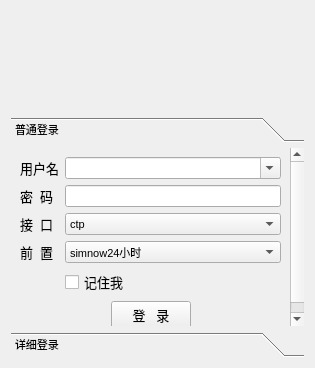
<?xml version="1.0" encoding="UTF-8"?>
<ui version="4.0">
 <class>SignIn</class>
 <widget class="QWidget" name="SignIn">
  <property name="enabled">
   <bool>true</bool>
  </property>
  <property name="geometry">
   <rect>
    <x>0</x>
    <y>0</y>
    <width>315</width>
    <height>368</height>
   </rect>
  </property>
  <property name="minimumSize">
   <size>
    <width>315</width>
    <height>368</height>
   </size>
  </property>
  <property name="maximumSize">
   <size>
    <width>16777215</width>
    <height>16777215</height>
   </size>
  </property>
  <property name="windowTitle">
   <string>Form</string>
  </property>
  <property name="windowIcon">
   <iconset resource="../resource/mainwindow.qrc">
    <normaloff>:/menu/images/bee_temp_grey.png</normaloff>:/menu/images/bee_temp_grey.png</iconset>
  </property>
  <property name="autoFillBackground">
   <bool>false</bool>
  </property>
  <layout class="QVBoxLayout" name="verticalLayout_3" stretch="0,0">
   <item>
    <widget class="QLabel" name="label">
     <property name="minimumSize">
      <size>
       <width>0</width>
       <height>100</height>
      </size>
     </property>
     <property name="layoutDirection">
      <enum>Qt::LeftToRight</enum>
     </property>
     <property name="styleSheet">
      <string notr="true">image: url(:/menu/images/bee_temp_grey.png);</string>
     </property>
     <property name="text">
      <string/>
     </property>
    </widget>
   </item>
   <item>
    <widget class="QToolBox" name="login_tab">
     <property name="sizePolicy">
      <sizepolicy hsizetype="Expanding" vsizetype="Expanding">
       <horstretch>100</horstretch>
       <verstretch>100</verstretch>
      </sizepolicy>
     </property>
     <property name="font">
      <font>
       <pointsize>8</pointsize>
      </font>
     </property>
     <property name="styleSheet">
      <string notr="true"/>
     </property>
     <widget class="QWidget" name="login_tabPage1" native="true">
      <attribute name="label">
       <string>普通登录</string>
      </attribute>
      <layout class="QGridLayout" name="gridLayout" rowstretch="0,2,0,0,0,0,0">
       <item row="1" column="0">
        <widget class="QLabel" name="label_2">
         <property name="font">
          <font>
           <pointsize>10</pointsize>
           <weight>50</weight>
           <bold>false</bold>
          </font>
         </property>
         <property name="text">
          <string>用户名</string>
         </property>
        </widget>
       </item>
       <item row="1" column="1">
        <widget class="QComboBox" name="userid_sim">
         <property name="font">
          <font>
           <pointsize>8</pointsize>
          </font>
         </property>
         <property name="mouseTracking">
          <bool>false</bool>
         </property>
         <property name="focusPolicy">
          <enum>Qt::WheelFocus</enum>
         </property>
         <property name="editable">
          <bool>true</bool>
         </property>
        </widget>
       </item>
       <item row="2" column="0">
        <widget class="QLabel" name="label_3">
         <property name="font">
          <font>
           <pointsize>10</pointsize>
           <weight>50</weight>
           <bold>false</bold>
          </font>
         </property>
         <property name="text">
          <string>密  码</string>
         </property>
        </widget>
       </item>
       <item row="2" column="1">
        <widget class="QLineEdit" name="password_sim">
         <property name="font">
          <font>
           <pointsize>8</pointsize>
          </font>
         </property>
         <property name="echoMode">
          <enum>QLineEdit::Password</enum>
         </property>
        </widget>
       </item>
       <item row="3" column="0">
        <widget class="QLabel" name="label_4">
         <property name="font">
          <font>
           <pointsize>10</pointsize>
           <weight>50</weight>
           <bold>false</bold>
          </font>
         </property>
         <property name="text">
          <string>接  口</string>
         </property>
        </widget>
       </item>
       <item row="3" column="1">
        <widget class="QComboBox" name="interface_sim">
         <property name="minimumSize">
          <size>
           <width>0</width>
           <height>0</height>
          </size>
         </property>
         <property name="maximumSize">
          <size>
           <width>16777215</width>
           <height>16777215</height>
          </size>
         </property>
         <property name="font">
          <font>
           <family>Arial</family>
           <pointsize>8</pointsize>
           <weight>50</weight>
           <bold>false</bold>
          </font>
         </property>
         <item>
          <property name="text">
           <string>ctp</string>
          </property>
         </item>
         <item>
          <property name="text">
           <string>ctp_se</string>
          </property>
         </item>
        </widget>
       </item>
       <item row="4" column="0">
        <widget class="QLabel" name="label_5">
         <property name="font">
          <font>
           <pointsize>10</pointsize>
           <weight>50</weight>
           <bold>false</bold>
          </font>
         </property>
         <property name="text">
          <string>前  置</string>
         </property>
        </widget>
       </item>
       <item row="4" column="1">
        <widget class="QComboBox" name="other">
         <property name="maximumSize">
          <size>
           <width>16777215</width>
           <height>16777215</height>
          </size>
         </property>
         <property name="font">
          <font>
           <family>Arial</family>
           <pointsize>8</pointsize>
           <weight>50</weight>
           <bold>false</bold>
          </font>
         </property>
         <item>
          <property name="text">
           <string>simnow24小时</string>
          </property>
         </item>
         <item>
          <property name="text">
           <string>simnow移动</string>
          </property>
         </item>
        </widget>
       </item>
       <item row="5" column="1">
        <layout class="QHBoxLayout" name="horizontalLayout_4">
         <item>
          <widget class="QCheckBox" name="remember_me_sim">
           <property name="font">
            <font>
             <pointsize>10</pointsize>
            </font>
           </property>
           <property name="text">
            <string>记住我</string>
           </property>
          </widget>
         </item>
        </layout>
       </item>
       <item row="6" column="0" colspan="2">
        <layout class="QHBoxLayout" name="horizontalLayout_2">
         <item>
          <spacer name="horizontalSpacer">
           <property name="orientation">
            <enum>Qt::Horizontal</enum>
           </property>
           <property name="sizeHint" stdset="0">
            <size>
             <width>40</width>
             <height>20</height>
            </size>
           </property>
          </spacer>
         </item>
         <item>
          <widget class="QPushButton" name="sign_in_btn_sim">
           <property name="enabled">
            <bool>true</bool>
           </property>
           <property name="maximumSize">
            <size>
             <width>16777215</width>
             <height>16777215</height>
            </size>
           </property>
           <property name="font">
            <font>
             <family>Arial</family>
             <pointsize>10</pointsize>
             <weight>50</weight>
             <bold>false</bold>
            </font>
           </property>
           <property name="text">
            <string>登   录</string>
           </property>
           <property name="checkable">
            <bool>false</bool>
           </property>
           <property name="checked">
            <bool>false</bool>
           </property>
           <property name="flat">
            <bool>false</bool>
           </property>
          </widget>
         </item>
         <item>
          <spacer name="horizontalSpacer_2">
           <property name="orientation">
            <enum>Qt::Horizontal</enum>
           </property>
           <property name="sizeHint" stdset="0">
            <size>
             <width>40</width>
             <height>20</height>
            </size>
           </property>
          </spacer>
         </item>
        </layout>
       </item>
      </layout>
      <zorder>label_2</zorder>
      <zorder>label_3</zorder>
      <zorder>label_4</zorder>
      <zorder>interface_sim</zorder>
      <zorder>label_5</zorder>
      <zorder>other</zorder>
      <zorder>userid_sim</zorder>
      <zorder>password_sim</zorder>
      <zorder></zorder>
     </widget>
     <widget class="QWidget" name="login_tabPage2" native="true">
      <attribute name="label">
       <string>详细登录</string>
      </attribute>
      <layout class="QGridLayout" name="gridLayout_2">
       <item row="0" column="0">
        <widget class="QLabel" name="label_6">
         <property name="font">
          <font>
           <pointsize>10</pointsize>
           <weight>50</weight>
           <bold>false</bold>
          </font>
         </property>
         <property name="text">
          <string>用户名</string>
         </property>
        </widget>
       </item>
       <item row="0" column="1">
        <widget class="QComboBox" name="userid">
         <property name="font">
          <font>
           <pointsize>8</pointsize>
          </font>
         </property>
         <property name="editable">
          <bool>true</bool>
         </property>
        </widget>
       </item>
       <item row="1" column="0">
        <widget class="QLabel" name="label_7">
         <property name="font">
          <font>
           <pointsize>10</pointsize>
           <weight>50</weight>
           <bold>false</bold>
          </font>
         </property>
         <property name="text">
          <string>密码</string>
         </property>
        </widget>
       </item>
       <item row="1" column="1">
        <widget class="QLineEdit" name="password">
         <property name="enabled">
          <bool>true</bool>
         </property>
         <property name="maximumSize">
          <size>
           <width>16777215</width>
           <height>16777215</height>
          </size>
         </property>
         <property name="font">
          <font>
           <family>Arial</family>
           <pointsize>8</pointsize>
           <weight>50</weight>
           <bold>false</bold>
          </font>
         </property>
         <property name="echoMode">
          <enum>QLineEdit::Password</enum>
         </property>
         <property name="placeholderText">
          <string/>
         </property>
        </widget>
       </item>
       <item row="2" column="0">
        <widget class="QLabel" name="label_8">
         <property name="font">
          <font>
           <pointsize>10</pointsize>
           <weight>50</weight>
           <bold>false</bold>
          </font>
         </property>
         <property name="text">
          <string>期货公司编码</string>
         </property>
        </widget>
       </item>
       <item row="2" column="1">
        <widget class="QComboBox" name="brokerid">
         <property name="font">
          <font>
           <pointsize>8</pointsize>
          </font>
         </property>
         <property name="editable">
          <bool>true</bool>
         </property>
        </widget>
       </item>
       <item row="3" column="0">
        <widget class="QLabel" name="label_9">
         <property name="font">
          <font>
           <pointsize>10</pointsize>
           <weight>50</weight>
           <bold>false</bold>
          </font>
         </property>
         <property name="text">
          <string>认证码</string>
         </property>
        </widget>
       </item>
       <item row="3" column="1">
        <widget class="QComboBox" name="auth_code">
         <property name="font">
          <font>
           <pointsize>8</pointsize>
          </font>
         </property>
         <property name="editable">
          <bool>true</bool>
         </property>
        </widget>
       </item>
       <item row="4" column="0">
        <widget class="QLabel" name="label_10">
         <property name="font">
          <font>
           <pointsize>10</pointsize>
           <weight>50</weight>
           <bold>false</bold>
          </font>
         </property>
         <property name="text">
          <string>产品名称</string>
         </property>
        </widget>
       </item>
       <item row="4" column="1">
        <widget class="QComboBox" name="appid">
         <property name="font">
          <font>
           <pointsize>8</pointsize>
          </font>
         </property>
         <property name="editable">
          <bool>true</bool>
         </property>
        </widget>
       </item>
       <item row="5" column="0">
        <widget class="QLabel" name="label_11">
         <property name="font">
          <font>
           <pointsize>10</pointsize>
           <weight>50</weight>
           <bold>false</bold>
          </font>
         </property>
         <property name="text">
          <string>交易前置</string>
         </property>
        </widget>
       </item>
       <item row="5" column="1">
        <widget class="QComboBox" name="td_address">
         <property name="font">
          <font>
           <pointsize>8</pointsize>
          </font>
         </property>
         <property name="editable">
          <bool>true</bool>
         </property>
        </widget>
       </item>
       <item row="6" column="0">
        <widget class="QLabel" name="label_12">
         <property name="font">
          <font>
           <pointsize>10</pointsize>
           <weight>50</weight>
           <bold>false</bold>
          </font>
         </property>
         <property name="text">
          <string>行情前置</string>
         </property>
        </widget>
       </item>
       <item row="6" column="1">
        <widget class="QComboBox" name="md_address">
         <property name="font">
          <font>
           <pointsize>8</pointsize>
          </font>
         </property>
         <property name="editable">
          <bool>true</bool>
         </property>
        </widget>
       </item>
       <item row="7" column="0">
        <widget class="QLabel" name="label_13">
         <property name="font">
          <font>
           <pointsize>10</pointsize>
           <weight>50</weight>
           <bold>false</bold>
          </font>
         </property>
         <property name="text">
          <string>接口</string>
         </property>
        </widget>
       </item>
       <item row="7" column="1">
        <widget class="QComboBox" name="interface_">
         <property name="maximumSize">
          <size>
           <width>16777215</width>
           <height>16777215</height>
          </size>
         </property>
         <property name="font">
          <font>
           <family>Arial</family>
           <pointsize>10</pointsize>
           <weight>50</weight>
           <bold>false</bold>
          </font>
         </property>
         <item>
          <property name="text">
           <string>ctp</string>
          </property>
         </item>
         <item>
          <property name="text">
           <string>ctp_se</string>
          </property>
         </item>
        </widget>
       </item>
       <item row="8" column="1">
        <widget class="QCheckBox" name="remember_me">
         <property name="maximumSize">
          <size>
           <width>16777215</width>
           <height>16777215</height>
          </size>
         </property>
         <property name="font">
          <font>
           <family>Arial</family>
           <pointsize>10</pointsize>
           <weight>50</weight>
           <bold>false</bold>
          </font>
         </property>
         <property name="layoutDirection">
          <enum>Qt::LeftToRight</enum>
         </property>
         <property name="text">
          <string>记住我</string>
         </property>
         <property name="checked">
          <bool>true</bool>
         </property>
        </widget>
       </item>
       <item row="9" column="0" colspan="2">
        <layout class="QHBoxLayout" name="horizontalLayout" stretch="0,0,0">
         <item>
          <spacer name="horizontalSpacer_3">
           <property name="orientation">
            <enum>Qt::Horizontal</enum>
           </property>
           <property name="sizeHint" stdset="0">
            <size>
             <width>40</width>
             <height>20</height>
            </size>
           </property>
          </spacer>
         </item>
         <item>
          <widget class="QPushButton" name="sign_in_btn">
           <property name="enabled">
            <bool>true</bool>
           </property>
           <property name="maximumSize">
            <size>
             <width>16777215</width>
             <height>16777215</height>
            </size>
           </property>
           <property name="font">
            <font>
             <family>Arial</family>
             <pointsize>10</pointsize>
             <weight>50</weight>
             <bold>false</bold>
            </font>
           </property>
           <property name="text">
            <string>登    录</string>
           </property>
          </widget>
         </item>
         <item>
          <spacer name="horizontalSpacer_5">
           <property name="orientation">
            <enum>Qt::Horizontal</enum>
           </property>
           <property name="sizeHint" stdset="0">
            <size>
             <width>40</width>
             <height>20</height>
            </size>
           </property>
          </spacer>
         </item>
        </layout>
       </item>
      </layout>
     </widget>
    </widget>
   </item>
  </layout>
 </widget>
 <resources>
  <include location="../resource/mainwindow.qrc"/>
 </resources>
 <connections/>
</ui>
